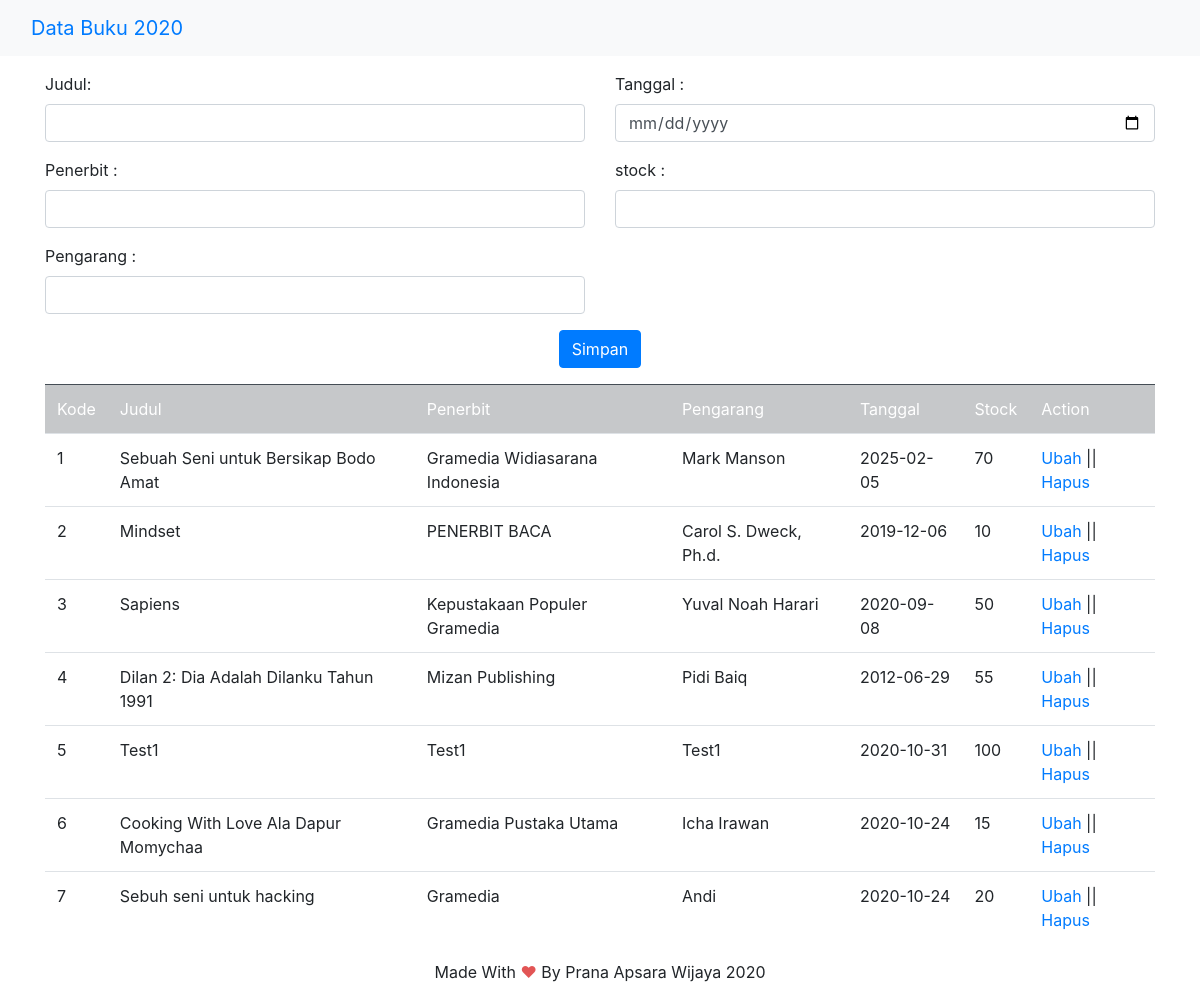
The page / on the database its author committed.
### tables this page shows
CREATE TABLE IF NOT EXISTS `buku` (
  `kode` int(13) NOT NULL,
  `judul` varchar(100) NOT NULL,
  `penerbit` varchar(100) NOT NULL,
  `pengarang` varchar(100) NOT NULL,
  `tanggal` varchar(100) NOT NULL,
  `stock` int(2) NOT NULL,
  PRIMARY KEY (`kode`)
);

### application/controllers/buku.php (called while the page is built, shortened)
<?php
class Buku extends CI_Controller
{
    function __construct()
    {
        $this->load->model('buku_model');
    }
    function index()
    {
        if ($data['buku_database'] = $this->buku_model->get_all()) {
            $data['buku_database'] = $this->buku_model->get_all();
        } else {
            $data['buku_database'] = array();
        }
        $this->load->view('header');
        $this->load->view('buku_input');
        $this->load->view('buku_table', $data);
        $this->load->view('footer');
    }
}

### index.php (called while the page is built, shortened)
<?php
require_once BASEPATH.'core/CodeIgniter.php';

### application/models/buku_model.php (called while the page is built, shortened)
<?php
class Buku_Model extends CI_Model{
    function get_all(){
        $query= $this->db->get('buku');
        if($query->num_rows()>0){
            return $query->result();
        }else{
            return FALSE;
        }
    }
}

### application/views/buku_table.php (the view)
<div class="table-responsive">
    <table class="table">
        <tr class="table-dark">
            <td><?= ucfirst('Kode') ?></td>
            <td><?= ucfirst('judul') ?></td>
            <td><?= ucfirst('penerbit') ?></td>
            <td><?= ucfirst('pengarang') ?></td>
            <td><?= ucfirst('tanggal') ?></td>
            <td><?= ucfirst('stock') ?></td>
            <td><?= ucfirst('Action') ?></td>
        </tr>
        <?php foreach ($buku_database as $key => $buku): ?>
            <tr>
                <td><?php echo $key + 1 ?></td>
                <td><?php echo $buku->judul ?></td>
                <td><?php echo $buku->penerbit ?></td>
                <td><?php echo $buku->pengarang ?></td>
                <td><?php echo $buku->tanggal ?></td>
                <td><?php echo $buku->stock ?></td>
                <td><a href="<?php echo site_url() ?>buku/ubah/<?php echo $buku->kode; ?>">Ubah</a> || <a
                            href="<?php echo site_url() ?>buku/delete/<?php echo $buku->kode ?>"
                            onclick="return confirm('Apakah sudah benar benar yakin untuk menghapus data ??? :D')">Hapus</a>
                </td>
            </tr>
        <?php endforeach; ?>
    </table>
</div>

### application/views/header.php (shortened to what this page needs)
<!DOCTYPE html>
<html lang="en">
<head>
    <link rel="stylesheet" href="https://cdn.jsdelivr.net/npm/bootstrap@4.5.3/dist/css/bootstrap.min.css">
</head>
<body>
<div class="navbar fixed-top navbar-light bg-light">
    <div class="navbar-brand">
        <div class="container">
            <a class="brand" href="#">Data Buku <?=date('Y')?></a>
        </div>
    </div>
</div>
<div class="container">

### application/views/buku_input.php
<br/>
<br/>
<br/>
<form action="<?php echo base_url(); ?>buku/insert" method="POST">
    <div class="row">
        <div class="col-6">
            <div class="form-group">
                <label class="control-label" for="judul">Judul:</label>
                <div class="controls">
                    <input type="text" class="form-control" id="judul" name="judul" required>
                </div>
            </div>
            <div class="form-group">
                <label class="control-label" for="penerbit">Penerbit :</label>
                <div class="controls">
                    <input type="text" class="form-control" id="penerbit" name="penerbit" required>
                </div>
            </div>
            <div class="form-group">
                <label class="control-label" for="pengarang">Pengarang :</label>
                <div class="controls">
                    <input type="text" class="form-control" id="pengarang" name="pengarang" required>
                </div>
            </div>
        </div>
        <div class="col-6">
            <div class="form-group">
                <label class="control-label" for="tanggal">Tanggal :</label>
                <div class="controls">
                    <input type="date" class="form-control" id="tanggal" name="tanggal" required>
                </div>
            </div>
            <div class="form-group">
                <label class="control-label" for="stock">stock :</label>
                <div class="controls">
                    <input type="tel" maxlength="3" class="form-control" id="stock" name="stock" required>
                </div>
            </div>
        </div>
    </div>
    <div class="form-group text-center">
        <div class="controls">
            <button class="btn btn-primary"><i class="icon-white icon-check"></i> Simpan</button>
        </div>
    </div>
</form>

### application/views/footer.php (shortened to what this page needs)
<div align="center">Made With <span style="color: #e25555;">&#9829;</span>
    By Prana Apsara Wijaya <?= date('Y') ?></div>
</div>
</body>
</html>

### rows shown on the page
buku: judul "Sebuah Seni untuk Bersikap Bodo Amat", penerbit "Gramedia Widiasarana Indonesia", pengarang "Mark Manson", tanggal "2025-02-05", stock "70"
buku: judul "Mindset", penerbit "PENERBIT BACA", pengarang "Carol S. Dweck, Ph.d.", tanggal "2019-12-06", stock "10"
buku: judul "Sapiens", penerbit "Kepustakaan Populer Gramedia", pengarang "Yuval Noah Harari", tanggal "2020-09-08", stock "50"
buku: judul "Dilan 2: Dia Adalah Dilanku Tahun 1991", penerbit "Mizan Publishing", pengarang "Pidi Baiq", tanggal "2012-06-29", stock "55"
buku: judul "Test1", penerbit "Test1", pengarang "Test1", tanggal "2020-10-31", stock "100"
buku: judul "Cooking With Love Ala Dapur Momychaa", penerbit "Gramedia Pustaka Utama", pengarang "Icha Irawan", tanggal "2020-10-24", stock "15"
buku: judul "Sebuh seni untuk hacking", penerbit "Gramedia", pengarang "Andi", tanggal "2020-10-24", stock "20"
